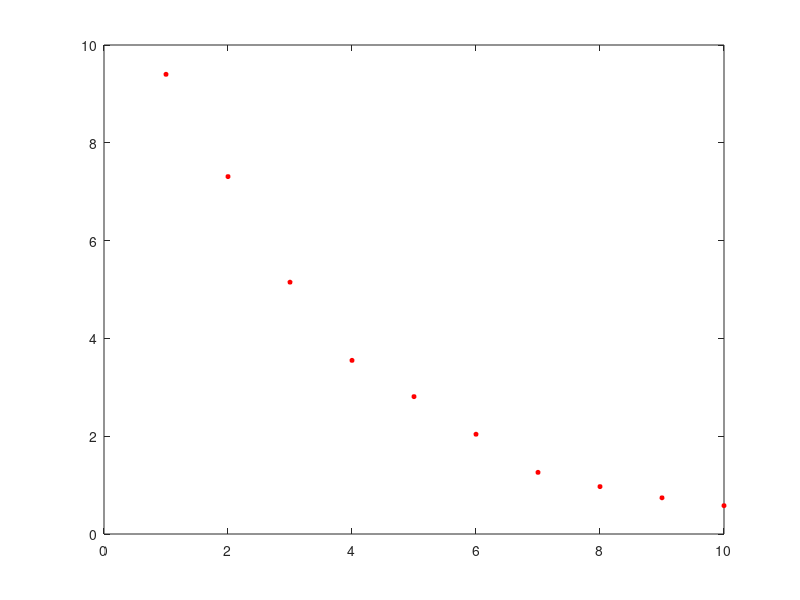
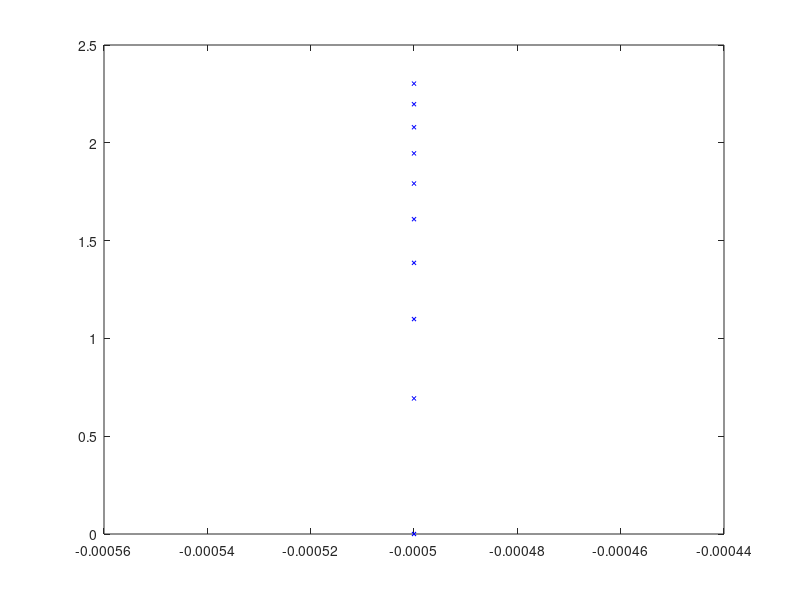
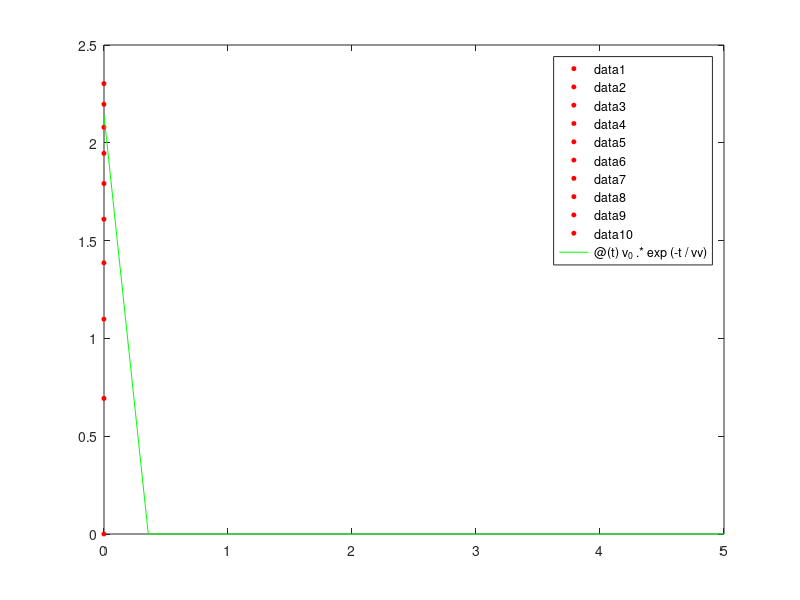

The MATLAB script that drew these images, in order:
clc;
clear all;
c=[1,2,3,4,5,6,7,8,9,10];
k=[9.40000000000000,7.31000000000000,5.15000000000000,3.55000000000000,2.81000000000000,2.04000000000000,1.26000000000000,0.970000000000000,0.740000000000000,0.580000000000000];
plot(c,k,'o','MarkerSize',3,'MarkerFaceColor','r','MarkerEdgeColor','r');
%identificamos
%la funcion es V=V0exp(-1/RC)
%Log(v)=Log(VO*exp(-1/RC))
%Log(v)=log(V0)+log(exp(-1/RC))
%Log(v)=log(V0)+(-1/RC)
%     Y=a0     + a1x
%suponiendo un capacitor de capacitor
x=-1./2000;
y=log(c);
figure
plot(x,y,'x','MarkerSize',3,'MarkerFaceColor','b','MarkerEdgeColor','b');
%si satisface por que el comportamiento es linea
%encontrando a a_1 y a_0
A=[length(c),sum(c);sum(c),sum(c.^2)];
B=[sum(k);sum(k.*c)];
 
X=inv(A)*B;
 
a_0=X(1)
a_1=X(2)
 
v_0=log(a_0)
vv=-1/2000*a_1
 
V=@(t) v_0.*exp(-t/vv);
 
figure
plot(x,y,'o','MarkerSize',3,'MarkerFaceColor','r','MarkerEdgeColor','r');
hold on
fplot(V,[0,5],'g');
%evaluar una funcion anonimo
tasa=V(10);
 
sr=sum((y-V(c)).^2)
st=sum((y-mean(k)).^2)
r=sqrt((st-sr)/st)
